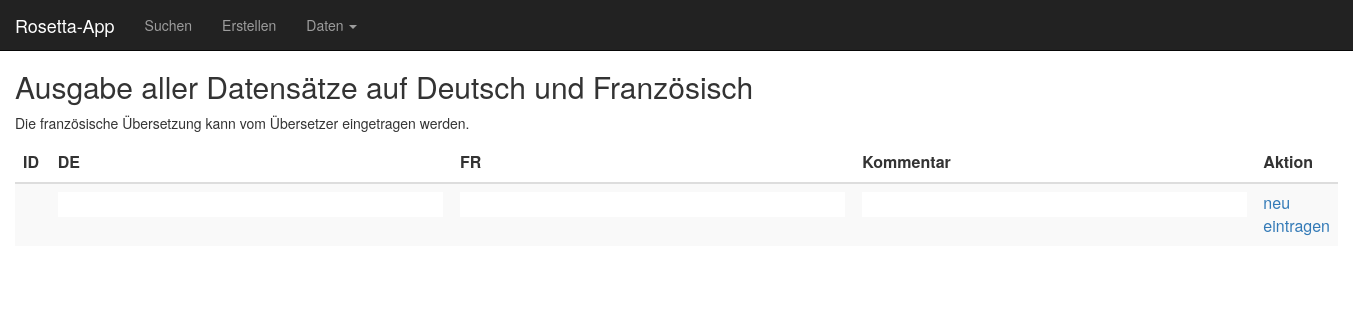
Before: /Sandbox/003_db_anzeigen_fr_relevant.php with the older database file.
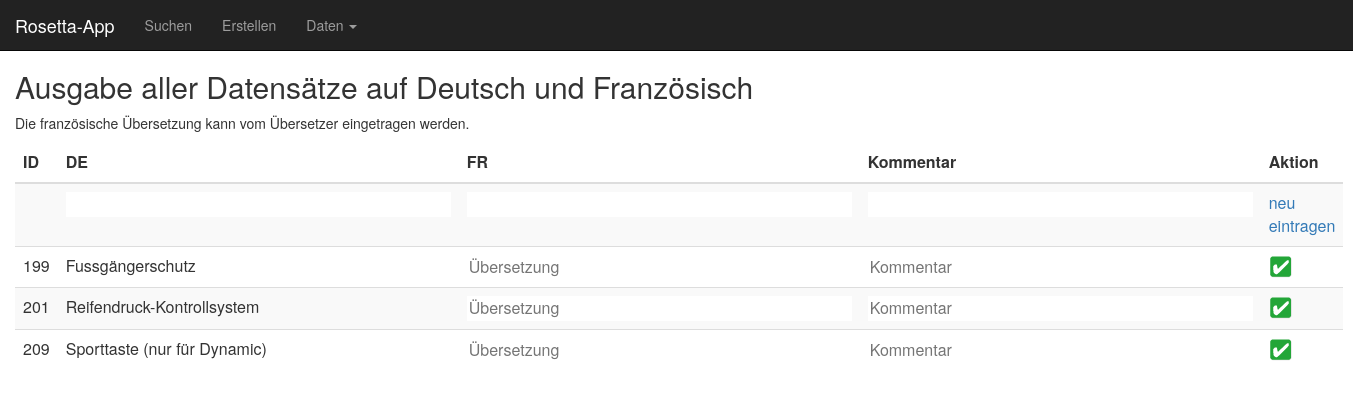
After: the same page with the newer database file.
### tables this page shows
CREATE TABLE `rosetta_data` (
  `token` varchar(100) DEFAULT NULL,
  `id` int(5) NOT NULL,
  `date` timestamp NOT NULL DEFAULT CURRENT_TIMESTAMP ON UPDATE CURRENT_TIMESTAMP,
  `de` varchar(1000) DEFAULT NULL,
  `fr` varchar(1000) DEFAULT NULL,
  `comment_fr` varchar(1000) DEFAULT NULL,
  `it` varchar(1000) DEFAULT NULL,
  `comment_it` varchar(1000) DEFAULT NULL,
  `en` varchar(1000) DEFAULT NULL,
  `rubrik` varchar(500) DEFAULT NULL,
  `info` varchar(200) DEFAULT NULL,
  `carline` varchar(500) DEFAULT NULL,
  `toTranslate` varchar(5) DEFAULT NULL
);

### Sandbox/003_db_anzeigen_fr_relevant.php (the view, shortened to what this page needs)
<?php
include "elements/header.php";
?>
<?php
include "include/db_connect.php";
?>
<h2>Ausgabe aller Datensätze auf Deutsch und Französisch</h2>
<p>Die französische Übersetzung kann vom Übersetzer eingetragen werden.</p>
<?php
echo "<form name='f' action='003_db_anzeigen_fr_relevant.php'
               method='post'>";
echo "\n\n<table class=\"table table-hover table-responsive table-striped\">"
    . "<thead>"
    . "<tr>"
    . "<th class=\"col-sm-1\">ID</th>"
    . "<th class=\"col-sm-4\">DE</th>"
    . "<th class=\"col-sm-4\">FR</th>"
    . "<th class=\"col-sm-4\">Kommentar</th>"
    . "<th class=\"col-sm-1\">Aktion</th>"
    . "</tr>"
    . "</thead>";
echo "\n\n<tr>"
    . "<td size='3' /></td>"
    . "<td><input class='toEdit' name='dts[0]' size='40' /></td>"
    . "<td><input class='toEdit' name='frz[0]' size='40' /></td>"
    . "<td><input class='toEdit' name='com[0]' size='40' /></td>"
    . "<td><a href='javascript:send(0,0);'>neu eintragen</a></td>"
    . "</tr>";
$res = mysqli_query($con, "select * from rosetta_data where toTranslate LIKE 'true'");
while ($dsatz = mysqli_fetch_assoc($res))
{
    $id_nr = $dsatz["id"];
    echo "\n\n<tr>"
        . "<td>" . $dsatz["id"] . "</td>"
        . "<td>" . utf8_encode( $dsatz["de"] ) . "</td>"
        . "<td><input class='toEdit' name='frz[$id_nr]' placeholder='Übersetzung' value='" . utf8_encode( $dsatz["fr"] ) . "' size='40' /></td>"
        . "<td><input class='toEdit' name='com[$id_nr]' placeholder='Kommentar' value='" . utf8_encode( $dsatz["comment_fr"] ) . "' size='40' /></td>"
        . "<td><a href='javascript:send(1,$id_nr);'><img src=\"img/button_agree.png\"></a></td>"
        . "</tr>";
}
echo "</table>";
echo "</form>";
?>
</body>
</html>

Changed rows visible on the page:
added rosetta_data: id "199", de "Fussgängerschutz"
added rosetta_data: id "201", de "Reifendruck-Kontrollsystem"
added rosetta_data: id "209", de "Sporttaste (nur für Dynamic)"
